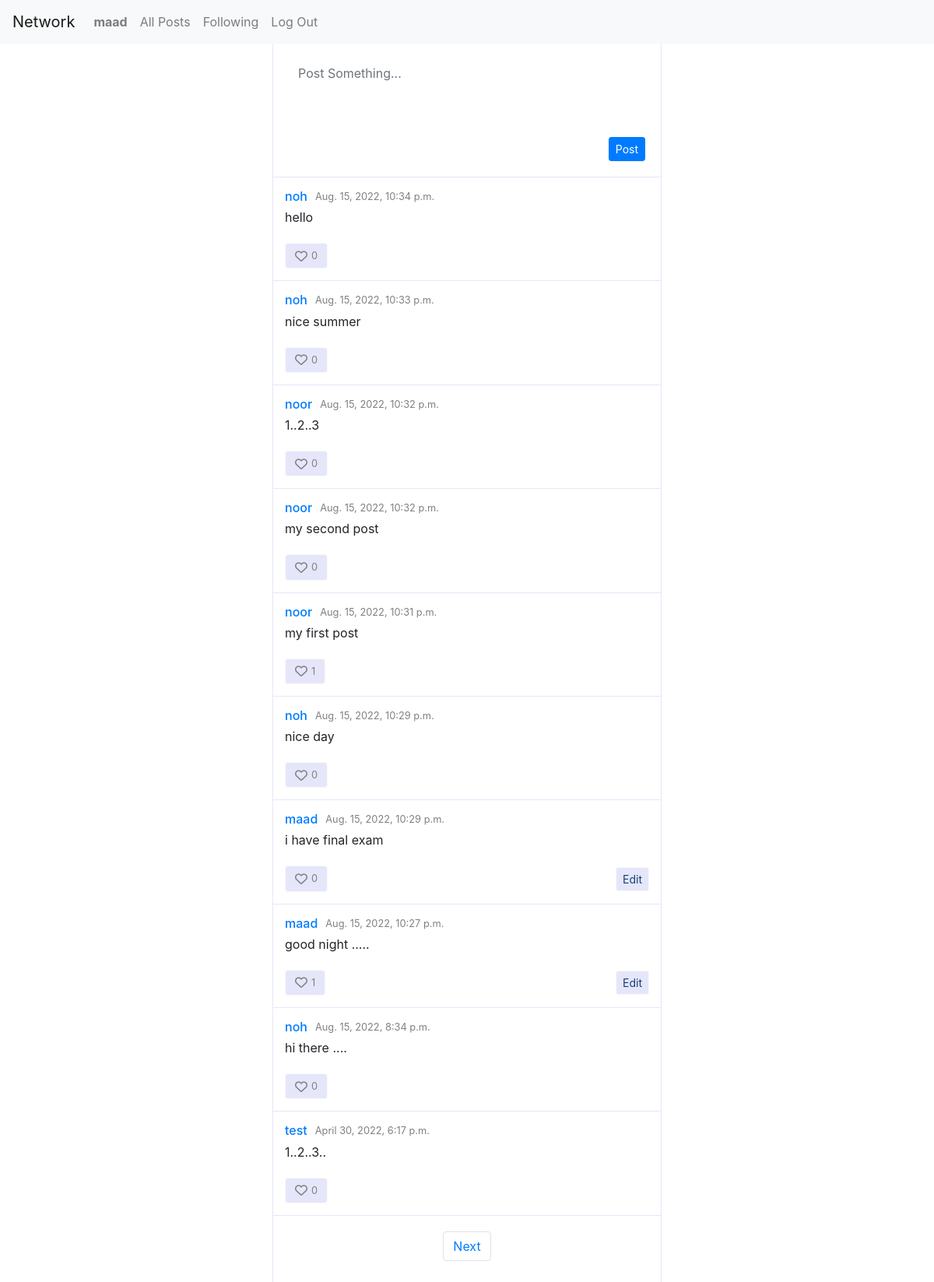
The app's page / (signed in) with its own data.
### network/models.py (models this page shows)
class User(AbstractUser):
    followers_count = models.IntegerField(default=0)
    followings_count = models.IntegerField(default=0)
    pass

class Post(models.Model):
    user = models.ForeignKey("User", on_delete=models.CASCADE)
    content = models.TextField()
    likes_count = models.IntegerField(default=0)
    likes = models.ManyToManyField("User",related_name="likes",blank=True)
    creation_date = models.DateTimeField(auto_now_add=True)

### network/views.py (the view)
# urls.py: path("", views.index, name="index"),
def index(request):
    posts = Post.objects.all().order_by('-creation_date')
    paginator = Paginator(posts, 10)
    page = request.GET.get('page')
    paginated_posts = paginator.get_page(page)
    form = PostForm()
    context = {
        'post_form': form,
        'paginated_posts': paginated_posts,
    }
    return render(request, "network/index.html",context)

### network/forms.py
class PostForm(forms.ModelForm):
    class Meta:
        model = Post
        fields = [
            'content'
        ]
        labels = {
            "content": ""
        }
        widgets = {
          'content': forms.Textarea(attrs={'rows':3, 'placeholder': 'Post Something...'}),
        }

### network/templates/network/index.html (shortened to what this page needs)
{% extends "network/layout.html" %}
{% load crispy_forms_tags %}
{% load static %}
{% block body %}
    <div id="index">
        {% if user.is_authenticated %}
            <form id="create_post" action="{% url 'create_post' %}" method="post">
                {{post_form | crispy}}
                <input id="submit_post"  type="submit" class="btn btn-primary btn-sm" value="Post">
            </form>
        {% endif %}
        {% for post in paginated_posts %}
            {% include 'network/components/post.html' with post=post post_form=post_form %}
        {% endfor %}
        {% include 'network/components/paginator.html' with paginated_posts=paginated_posts %}
    </div>
{% endblock %}

### network/templates/network/layout.html (shortened to what this page needs)
{% load static %}
<!DOCTYPE html>
<html lang="en">
    <head>
        <link rel="stylesheet" href="https://stackpath.bootstrapcdn.com/bootstrap/4.4.1/css/bootstrap.min.css">
        <link href="{% static 'network/styles.css' %}" rel="stylesheet">
    </head>
    <body>
        <nav class="navbar navbar-expand-lg navbar-light bg-light">
            <a class="navbar-brand" href="#">Network</a>
            <div>
              <ul class="navbar-nav mr-auto">
                {% if user.is_authenticated %}
                    <li class="nav-item">
                        <a class="nav-link" href="#"><strong>{{ user.username }}</strong></a>
                    </li>
                {% endif %}
                <li class="nav-item">
                  <a class="nav-link" href="{% url 'index' %}">All Posts</a>
                </li>
                {% if user.is_authenticated %}
                    <li class="nav-item">
                        <a class="nav-link" href="{% url 'following' %}">Following</a>
                    </li>
                    <li class="nav-item">
                        <a class="nav-link" href="{% url 'logout' %}">Log Out</a>
                    </li>
                {% endif %}
              </ul>
            </div>
          </nav>
        <div class="body">
            {% block body %}
            {% endblock %}
        </div>
    </body>
</html>

### network/templates/network/components/post.html (shortened to what this page needs)
{% load crispy_forms_tags %}
<div class="post">
  <div class="post_header">
    <div class="post_name_and_date">
      <a
      {% if user.is_authenticated %}
        href="{% url 'profile' post.user.id %}"
      {% else %}
        href="{% url 'login'  %}"
      {% endif %}
      class="post_user">
        <h6>
          {{post.user}}
        </h6>
      </a>
      <small class="post_date">
        {{post.creation_date}}
      </small>
    </div>
  </div>
  <div class="post_body">
    <p class="post_content" id="post_content_{{post.id}}">
      {{post.content}}
    </p>
  </div>
  <div class="post_footer">
    {% if user.is_authenticated %}
      <button class="post_like_button btn btn-light" onclick="like(this,{{post.id}})">
        <i class="fa-heart fa-regular {% if user in post.likes.all %} fa-solid text-danger{% endif %}"></i>
        <small class="likes_count">
          {{post.likes_count}}
        </small>
      </button>
      {% if post.user == user %}
        <button id="edit_post_button_{{post.id}}" onclick="toggle_content_ui({{post.id}})" class="btn btn-light btn-sm edit_button">Edit</button>
      {% endif %}
    {% endif %}
  </div>
</div>

### network/static/network/styles.css (style rules this page uses)
* { margin: 0; margin-top: 0; margin-right: 0; margin-bottom: 0; margin-left: 0; padding: 0; box-sizing: border-box; }
h1,h2,h3,h4,h5,h6 { margin-bottom: 0; }
html,body { height: 100%; }
a, a:active, a:hover { text-decoration: none; }
body { display: flex; flex-direction: column; }
.body { display: flex; flex-direction: column; flex:1; width: 500px; margin: auto; border-style: solid; border-color: lavender; border-width: 0 1px; }
.btn-light { background-color: lavender; }
.post { display: flex; flex-direction: column; padding: 15px; border-bottom: 1px solid lavender; gap: 5px; }
.post_header { display: flex; justify-content: space-between; }
.post_name_and_date { display: flex; align-items: center; gap: 10px; }
.post_date { color: gray; }
.following_button, .edit_button { color: #144273; }
.post_footer { display: flex; justify-content: space-between; align-items: center; }
.post_footer i { color: gray; }
.post_like_button { display: flex; align-items: center; gap: 5px; }
.post_like_button .likes_count { color: gray; }
#index textarea[name="content"] { border: none; resize: none; box-shadow: none !important; }
form#create_post { padding: 20px; border-bottom: 1px solid lavender; }
form#create_post input[type=submit] { display: block; margin-left: auto; }

### records on screen
User: username "maad"
Post: user "noh", creation_date "Aug. 15, 2022, 10:34 p.m.", content "hello", likes_count "0"
Post: user "noh", creation_date "Aug. 15, 2022, 10:33 p.m.", content "nice summer", likes_count "0"
Post: user "noor", creation_date "Aug. 15, 2022, 10:32 p.m.", content "1..2..3", likes_count "0"
Post: user "noor", creation_date "Aug. 15, 2022, 10:32 p.m.", content "my second post", likes_count "0"
Post: user "noor", creation_date "Aug. 15, 2022, 10:31 p.m.", content "my first post", likes_count "1"
Post: user "noh", creation_date "Aug. 15, 2022, 10:29 p.m.", content "nice day", likes_count "0"
Post: user "maad", creation_date "Aug. 15, 2022, 10:29 p.m.", content "i have final exam", likes_count "0"
Post: user "maad", creation_date "Aug. 15, 2022, 10:27 p.m.", content "good night .....", likes_count "1"
Post: user "noh", creation_date "Aug. 15, 2022, 8:34 p.m.", content "hi there ....", likes_count "0"
Post: user "test", creation_date "April 30, 2022, 6:17 p.m.", content "1..2..3..", likes_count "0"
